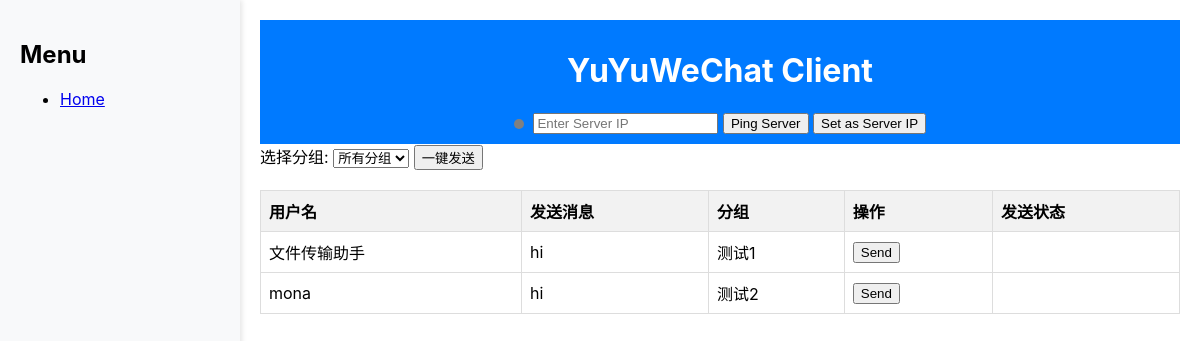
Before: / with the older database file.
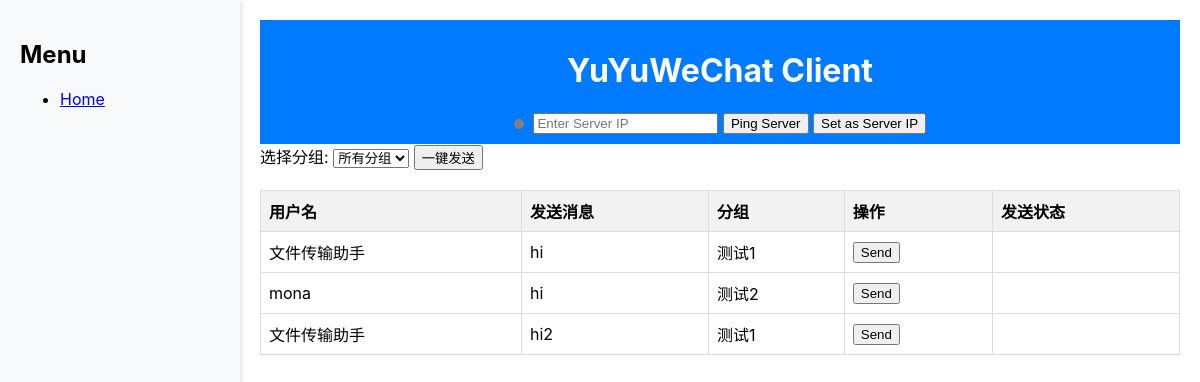
After: the same page with the newer database file.
### client_app/models.py (models this page shows, shortened)
class Message(models.Model):
    user = models.ForeignKey(WechatUser, on_delete=models.CASCADE)
    text = models.TextField()
    group = models.CharField(max_length=255, blank=True, null=True)  # 新增分组字段

class WechatUser(models.Model):
    username = models.CharField(max_length=255, unique=True)
    wechatid = models.CharField(max_length=255, unique=True, blank=True, null=True)
    date_added = models.DateTimeField(blank=True, null=True)

### client_app/views.py (the view)
# urls.py: path('', home, name='home'),
def home(request):
    messages = Message.objects.all()
    groups = Message.objects.values_list('group', flat=True).distinct()  # 获取所有分组
    return render(request, 'home.html', {'messages': messages, 'groups': groups})

### client_app/templates/home.html (shortened to what this page needs)
<!DOCTYPE html>
<html lang="en">
<head>
</head>
<body>
<div class="sidebar">
    <h2>Menu</h2>
    <ul>
        <li><a href="{% url 'home' %}">Home</a></li>
    </ul>
</div>
<div class="content">
    <div class="topbar">
        <h1>YuYuWeChat Client</h1>
        <form id="connectForm" method="post" action="">
            <span id="pingStatus"
                  style="height: 10px; width: 10px; background-color: gray; border-radius: 50%; display: inline-block; vertical-align: middle; margin-right: 5px;"></span>
            <input type="text" id="server_ip" name="server_ip" placeholder="Enter Server IP">
            <button type="button" onclick="connectServer()">Ping Server</button>
            <button type="button" onclick="updateServerIP()">Set as Server IP</button>
        </form>
    </div>
    <div>
        <label for="groupFilter">选择分组:</label>
        <select id="groupFilter" onchange="filterMessages()">
            <option value="all">所有分组</option>
        </select>
        <button type="button" onclick="sendGroupMessage()">一键发送</button>
    </div>
    <table>
        <thead>
        <tr>
            <th>用户名</th>
            <th>发送消息</th>
            <th>分组</th>
            <th>操作</th>
            <th>发送状态</th>
        </tr>
        </thead>
        <tbody id="messageContainer">
        {% for message in messages %}
        <tr data-group="{{ message.group }}">
            <td>{{ message.user.username }}</td>
            <td>{{ message.text }}</td>
            <td>{{ message.group }}</td>
            <td>
                <form method="post" onsubmit="return sendMessage(this);">
                    <button type="submit">Send</button>
                </form>
            </td>
            <td>
            </td>
        </tr>
        {% endfor %}
        </tbody>
    </table>
</div>
</body>
</html>

### client_app/templates/home.html (style rules this page uses)
body { font-family: -apple-system, BlinkMacSystemFont, "Segoe UI", Roboto, "Helvetica Neue", Arial, sans-serif; margin: 0; padding: 0; display: flex; height: 100vh; }
.sidebar { width: 200px; background-color: #f8f9fa; padding: 20px; box-shadow: 2px 0 5px rgba(0, 0, 0, 0.1); }
.content { flex: 1; padding: 20px; }
.topbar { background-color: #007aff; color: white; padding: 10px; text-align: center; }
table { width: 100%; border-collapse: collapse; margin-top: 20px; }
table, th, td { border: 1px solid #ddd; }
th, td { padding: 8px; text-align: left; }
th { background-color: #f2f2f2; }

Changed rows visible on the page:
added Message: user.username "文件传输助手", text "hi2", group "测试1"
